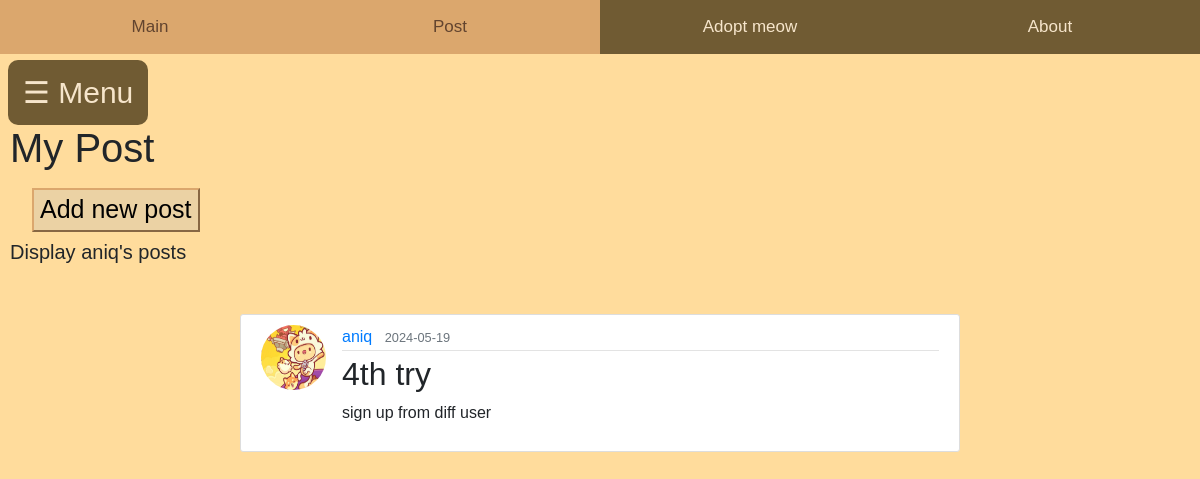
The page /user_posts (signed in) on the database as committed earlier.
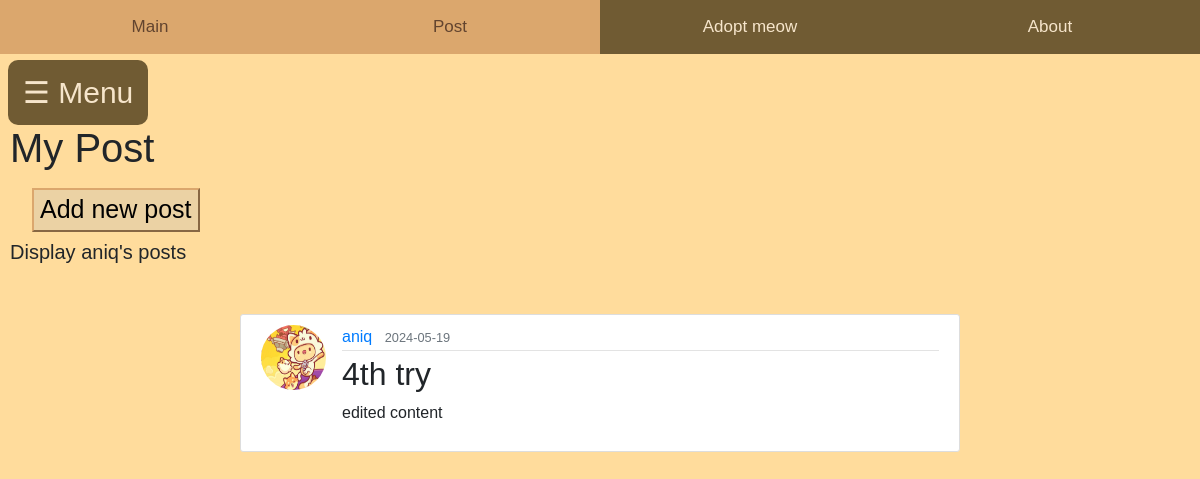
The same page on the database as committed later.
### home/models.py (models this page shows, shortened)
class User(db.Model, UserMixin):
    id = db.Column(db.Integer, primary_key=True)
    fullname = db.Column(db.String(120), unique=True, nullable=False)
    email = db.Column(db.String(20), unique=True, nullable=False)
    username = db.Column(db.String(120), unique=True, nullable=False)
    password1 = db.Column(db.String(255), nullable=False)
    password2 = db.Column(db.String(255), nullable=False)
    state = db.Column(db.String(120), nullable=False)
    phonenumber = db.Column(db.String(20), unique=True, nullable=False)
    posts = db.relationship('Post', backref='author', lazy=True)

class Post(db.Model):
    id = db.Column(db.Integer, primary_key = True)
    title = db.Column(db.String(255), nullable =False)
    content = db.Column(db.Text, nullable=False)
    date = db.Column(db.DateTime, nullable=False, default=func.now())
    user_id = db.Column(db.Integer, db.ForeignKey('user.id'), nullable=False)
    file = db.Column(db.String(255), nullable=True)

### home/views.py (the view)
@views.route('/user_posts')
def user_posts():
    user_posts = Post.query.filter_by(author=current_user).all()
    return render_template('user_posts.html', posts=user_posts)

### home/templates/user_posts.html (shortened to what this page needs)
<!DOCTYPE html>
<html>
<head>
    <link rel="stylesheet" href="https://maxcdn.bootstrapcdn.com/bootstrap/4.0.0/css/bootstrap.min.css">
    <link rel='stylesheet' type='text/css' media='screen' href="{{url_for('static',filename='main.css')}}">
    <div class="topnav">
        <a href="/mainpage">Main</a>
        <a class="active" href="/post">Post</a>
        <a href="/adoptmeow">Adopt meow</a>
        <a href="/donation">About</a>
      </div>
</head>
<body>
    <span class='menu-button' style="font-size:30px;cursor:pointer" onclick="openNav()">&#9776; Menu</span>
    <br />
    <div class="mypost-content">
        <h1>My Post</h1>
        <div class="newpost">
            <a href="/createpost"><button class="addpostbtn">Add new post</button></a>
        </div>
        <div class="user_posts">
            <h5>Display {{current_user.username}}'s posts</h5>
        </div>
    </div>
    <div class="post-content">
        {% for post in posts %}
        <article class="media content-section">
          <img class="rounded-circle article-img" src="{{ url_for('static', filename='neko.jpg' )}}">
          <div class="media-body">
            <div class="article-metadata">
              <a class="mr-2" href="#">{{ post.author.username }}</a>
              <small class="text-muted">{{ post.date.strftime('%Y-%m-%d') }}</small>
            </div>
            <h2><a class="article-title">{{ post.title }}</a></h2>
            <p class="article-content">{{ post.content }}</p>
          </div>
        </article>
    {% endfor %}
    </div>
</body>
</html>

### home/static/main.css (style rules this page uses)
body { margin: 0; padding: 0; overflow-x: hidden; background-color: #ffdc9c; margin-top: 100px; font-family: Arial, Helvetica, sans-serif; }
.content-section { background: #ffffff; padding: 10px 20px; border: 1px solid #dddddd; border-radius: 3px; margin-top: 50px; margin-bottom: 20px; margin-left: 20%; margin-right: 20%; }
.mypost-content h1,h5 { margin-left: 10px; }
.addpostbtn { background-color: #ebd2a4; border-color: #dba76d; }
.article-title { color: #444444; }
.article-content { white-space: pre-line; }
.article-img { height: 65px; width: 65px; margin-right: 16px; }
.article-metadata { padding-bottom: 1px; margin-bottom: 4px; border-bottom: 1px solid #e3e3e3 }
.newpost a { padding: 8px 8px 8px 32px; text-decoration: none; font-size: 25px; color: #47301a; display: block; }
.topnav { overflow: hidden; background-color: #705b33; position: fixed; width: 100%; top: 0; z-index: 1; }
.topnav a { float: left; color: #f6e5cb; text-align: center; padding: 14px 0;; text-decoration: none; font-size: 17px; width: 25%; }
.topnav a:hover, a.active { background-color: #dba76d; color: #62442f; font-size: 17px; }
.topnav::after { content: ""; display: table; clear: both; }
.menu-button { position: absolute; top: 60px; left: 8px; font-size: 20px; cursor: pointer; color: #f6e5cb; background-color: #705b33; padding: 10px 15px; border-radius: 10px; }

Rows that differ between the two databases and show on the page:
changed Post "4th try": content "sign up from diff user" → "edited content"
